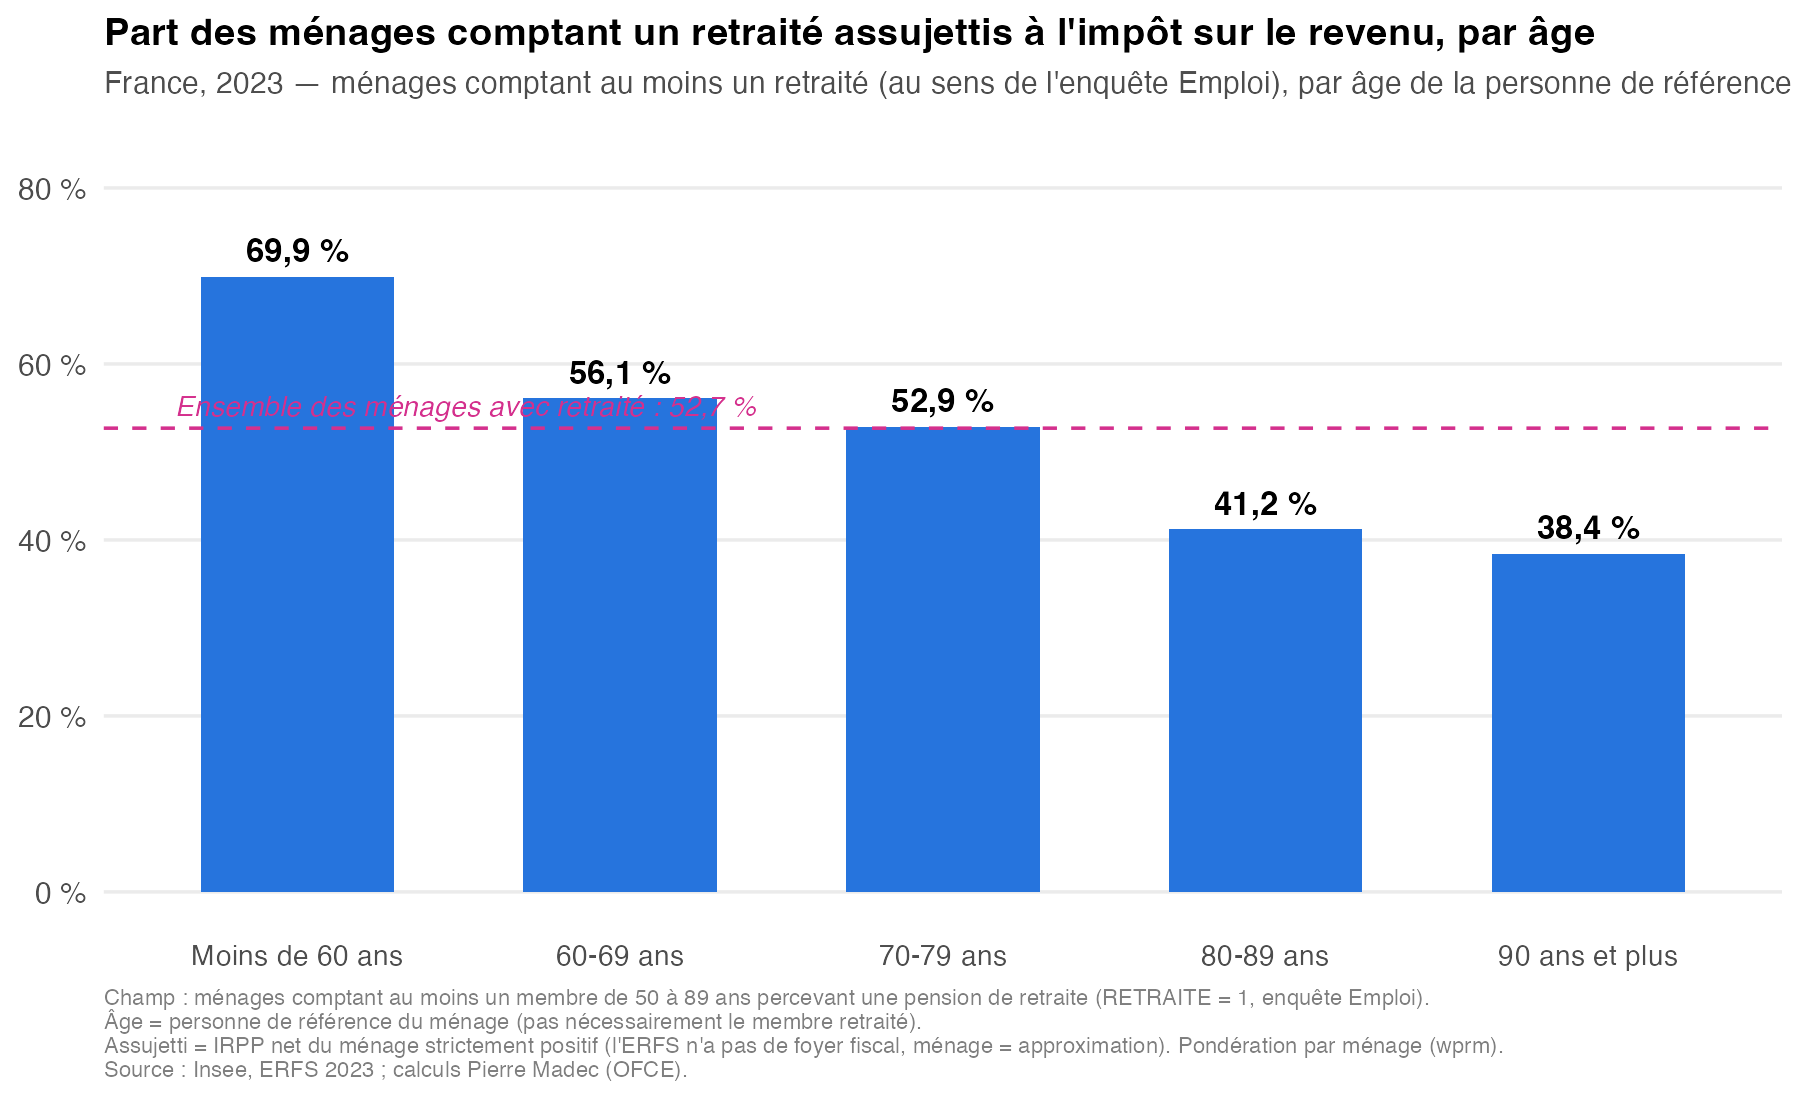

Reproduce this figure in R.
# ==============================================================================
# retraites_impot_revenu.R
#
# Part des ménages comptant au moins un retraité assujettis à l'impôt sur le
# revenu, ERFS 2023.
#
# Champ : ménages (le foyer fiscal n'existe pas dans l'ERFS, le ménage sert
# d'approximation, convention déjà retenue dans ce projet, cf. extract_ppe.R).
#
# Définitions :
#   - "ménage de retraité" : au moins un membre du ménage perçoit une pension
#     de retraite au sens de l'enquête Emploi (RETRAITE == 1 pour au moins un
#     individu du ménage). Champ EEC = personnes de 50 à 89 ans -> un ménage
#     dont le seul retraité potentiel est hors de cette tranche n'est pas vu.
#   - "assujetti à l'impôt sur le revenu" : IRPP net du ménage strictement
#     positif (IRPP <= 0 = ménage non imposable, y compris les ménages
#     bénéficiaires nets d'un crédit d'impôt remboursable, IRPP < 0).
#
# Poids : wprm (poids ménage, une ligne par ménage — pas de double-compte des
# couples de retraités, à la différence d'une pondération par personne).
#
# Produit :
#   - figure/retraites_imposables_2023.rds : listes par tranche d'âge / décile
#   - retraites_impot_revenu.png            : graphique par âge de la PR
#   - retraites_impot_revenu_decile.png     : graphique par décile de niveau de vie
# ==============================================================================

suppressMessages({
  library(haven)
  library(dplyr)
  library(ggplot2)
  library(scales)
})

base_path <- "/Users/pierremadec/Documents/ERFS_backup/ERFS 2023"

indiv <- read_dta(file.path(base_path, "fpr_indiv_2023.dta")) |>
  select(ident23, noi, champ_calcul, wprm, AGE, RETRAITE) |>
  filter(champ_calcul == 1)                # champ_calcul == 1 : "dans le champ de diffusion de l'ERFS"

menage <- read_dta(file.path(base_path, "fpr_menage_2023.dta")) |>
  select(ident23, champ_calcul, NOIPRL, AGEPRL, IRPP, nivviem, wprm) |>
  filter(champ_calcul == 1) |>
  select(-champ_calcul)

# ── Déciles de niveau de vie pondérés (convention standard : population, en
#    personnes), calculés sur l'ensemble des individus dans le champ ──────────
pop_indiv <- indiv |> inner_join(menage |> select(ident23, nivviem), by = "ident23")
wquant <- function(x, w, p) {
  o <- order(x); x <- x[o]; w <- w[o]
  x[which(cumsum(w) >= sum(w) * p)[1]]
}
breaks_decile <- c(-Inf, sapply(1:9 / 10, wquant, x = pop_indiv$nivviem, w = pop_indiv$wprm), Inf)

# ── Ménage comptant au moins un membre retraité ────────────────────────────────
has_retraite <- indiv |>
  group_by(ident23) |>
  summarise(retraite = any(RETRAITE == 1, na.rm = TRUE), .groups = "drop")

d <- menage |>
  inner_join(has_retraite, by = "ident23") |>
  filter(retraite) |>                     # au moins un retraité au sens EEC (50-89 ans) dans le ménage
  mutate(
    imposable = IRPP > 0,
    decile = cut(nivviem, breaks = breaks_decile, labels = 1:10, include.lowest = TRUE),
    tranche_age = cut(
      AGEPRL,
      breaks = c(-Inf, 59, 69, 79, 89, Inf),
      labels = c("Moins de 60 ans", "60-69 ans", "70-79 ans", "80-89 ans", "90 ans et plus")
    )
  )

# ── Part imposable, ensemble des ménages de retraités ─────────────────────────
ens <- d |>
  summarise(
    n_men      = sum(wprm),
    part_impos = 100 * weighted.mean(imposable, wprm)
  )
message(sprintf(
  "Ménages comptant au moins un retraité (50-89 ans, EEC) : %.2f millions, %.1f %% assujettis à l'IR",
  ens$n_men / 1e6, ens$part_impos
))

# ── Par tranche d'âge de la PR (à titre descriptif — la PR n'est pas toujours
#    le membre retraité du ménage) ─────────────────────────────────────────────
par_age <- d |>
  group_by(tranche_age) |>
  summarise(
    n_men      = sum(wprm),
    part_impos = 100 * weighted.mean(imposable, wprm),
    .groups = "drop"
  )
print(par_age)

# ── Par décile de niveau de vie du ménage ──────────────────────────────────────
par_decile <- d |>
  group_by(decile) |>
  summarise(
    n_men      = sum(wprm),
    part_impos = 100 * weighted.mean(imposable, wprm),
    .groups = "drop"
  )
print(par_decile)

path_fig <- "../figure"
if (!dir.exists(path_fig)) dir.create(path_fig)
saveRDS(list(ensemble = ens, par_age = par_age, par_decile = par_decile),
        file.path(path_fig, "retraites_imposables_2023.rds"))

# ── Graphique ──────────────────────────────────────────────────────────────────
theme_cnle <- function() {
  theme_minimal(base_size = 13) +
    theme(
      panel.grid.minor = element_blank(),
      panel.grid.major.x = element_blank(),
      plot.title       = element_text(face = "bold", size = 14),
      plot.subtitle    = element_text(colour = "grey30", size = 11),
      plot.caption     = element_text(size = 8, colour = "grey50", hjust = 0),
      axis.title       = element_blank(),
      axis.text.y      = element_text(size = 11)
    )
}

bluish <- "#2674DD"
redish_line <- "#D4308D"

p <- ggplot(par_age, aes(x = tranche_age, y = part_impos)) +
  geom_col(fill = bluish, width = 0.6) +
  geom_text(aes(label = paste0(gsub("\\.", ",", round(part_impos, 1)), " %")),
            vjust = -0.6, size = 4.2, fontface = "bold") +
  geom_hline(yintercept = ens$part_impos, linetype = "dashed", colour = redish_line, linewidth = 0.6) +
  annotate("text", x = 0.62, y = ens$part_impos, hjust = 0, vjust = -0.6,
           label = paste0("Ensemble des ménages avec retraité : ", gsub("\\.", ",", round(ens$part_impos, 1)), " %"),
           colour = redish_line, size = 3.6, fontface = "italic") +
  scale_y_continuous(limits = c(0, max(par_age$part_impos) * 1.2), labels = label_number(suffix = " %", decimal.mark = ",")) +
  labs(
    title = "Part des ménages comptant un retraité assujettis à l'impôt sur le revenu, par âge",
    subtitle = "France, 2023 — ménages comptant au moins un retraité (au sens de l'enquête Emploi), par âge de la personne de référence",
    caption = "Champ : ménages comptant au moins un membre de 50 à 89 ans percevant une pension de retraite (RETRAITE = 1, enquête Emploi).\nÂge = personne de référence du ménage (pas nécessairement le membre retraité).\nAssujetti = IRPP net du ménage strictement positif (l'ERFS n'a pas de foyer fiscal, ménage = approximation). Pondération par ménage (wprm).\nSource : Insee, ERFS 2023 ; calculs Pierre Madec (OFCE)."
  ) +
  theme_cnle()

ggsave("retraites_impot_revenu.png", p, width = 9, height = 5.5, dpi = 200, bg = "white")
message("Graphique enregistré : retraites_impot_revenu.png")

p_decile <- ggplot(par_decile, aes(x = decile, y = part_impos)) +
  geom_col(fill = bluish, width = 0.65) +
  geom_text(aes(label = paste0(gsub("\\.", ",", round(part_impos, 1)), " %")),
            vjust = -0.6, size = 4, fontface = "bold") +
  geom_hline(yintercept = ens$part_impos, linetype = "dashed", colour = redish_line, linewidth = 0.6) +
  annotate("text", x = 0.7, y = ens$part_impos, hjust = 0, vjust = -0.6,
           label = paste0("Ensemble des ménages avec retraité : ", gsub("\\.", ",", round(ens$part_impos, 1)), " %"),
           colour = redish_line, size = 3.5, fontface = "italic") +
  scale_y_continuous(limits = c(0, 100), labels = label_number(suffix = " %", decimal.mark = ",")) +
  labs(
    title = "Part des ménages comptant un retraité assujettis à l'impôt sur le revenu, par décile de niveau de vie",
    subtitle = "France, 2023 — déciles de niveau de vie pondérés (population), calculés sur l'ensemble des individus",
    x = "Décile de niveau de vie du ménage (D1 = 10 % les plus modestes)",
    caption = "Champ : ménages comptant au moins un membre de 50 à 89 ans percevant une pension de retraite (RETRAITE = 1, enquête Emploi), champ_calcul = 1.\nAssujetti = IRPP net du ménage strictement positif (l'ERFS n'a pas de foyer fiscal, ménage = approximation). Pondération par ménage (wprm).\nDéciles de niveau de vie : convention standard, calculés sur la population d'individus (pas sur les ménages).\nSource : Insee, ERFS 2023 ; calculs Pierre Madec (OFCE)."
  ) +
  theme_cnle() +
  theme(axis.title.x = element_text(size = 10, colour = "grey30"))

ggsave("retraites_impot_revenu_decile.png", p_decile, width = 9.5, height = 5.5, dpi = 200, bg = "white")
message("Graphique enregistré : retraites_impot_revenu_decile.png")
